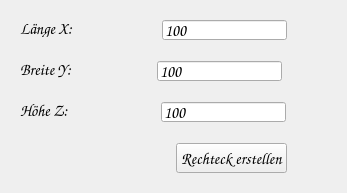
      <widget class="QWidget" name="tab_rechteck">
       <property name="sizePolicy">
        <sizepolicy hsizetype="Preferred" vsizetype="Minimum">
         <horstretch>0</horstretch>
         <verstretch>0</verstretch>
        </sizepolicy>
       </property>
       <property name="minimumSize">
        <size>
         <width>0</width>
         <height>160</height>
        </size>
       </property>
       <property name="maximumSize">
        <size>
         <width>16777215</width>
         <height>220</height>
        </size>
       </property>
       <attribute name="title">
        <string>Rechteck erstellen</string>
       </attribute>
       <layout class="QVBoxLayout" name="verticalLayout">
        <item>
         <widget class="QWidget" name="wg_x_roh" native="true">
          <property name="minimumSize">
           <size>
            <width>0</width>
            <height>32</height>
           </size>
          </property>
          <property name="maximumSize">
           <size>
            <width>16777215</width>
            <height>35</height>
           </size>
          </property>
          <layout class="QHBoxLayout" name="horizontalLayout">
           <item>
            <widget class="QLabel" name="lb_rechteck_laenge">
             <property name="sizePolicy">
              <sizepolicy hsizetype="Fixed" vsizetype="Fixed">
               <horstretch>0</horstretch>
               <verstretch>0</verstretch>
              </sizepolicy>
             </property>
             <property name="maximumSize">
              <size>
               <width>200</width>
               <height>50</height>
              </size>
             </property>
             <property name="font">
              <font>
               <family>Comic Sans MS</family>
               <pointsize>12</pointsize>
               <bold>false</bold>
              </font>
             </property>
             <property name="text">
              <string>Länge X: </string>
             </property>
             <property name="alignment">
              <set>Qt::AlignmentFlag::AlignLeading|Qt::AlignmentFlag::AlignLeft|Qt::AlignmentFlag::AlignVCenter</set>
             </property>
            </widget>
           </item>
           <item>
            <spacer name="horizontalSpacer_14">
             <property name="orientation">
              <enum>Qt::Orientation::Horizontal</enum>
             </property>
             <property name="sizeType">
              <enum>QSizePolicy::Policy::Fixed</enum>
             </property>
             <property name="sizeHint" stdset="0">
              <size>
               <width>80</width>
               <height>20</height>
              </size>
             </property>
            </spacer>
           </item>
           <item>
            <widget class="QLineEdit" name="le_rechteck_laenge">
             <property name="sizePolicy">
              <sizepolicy hsizetype="Fixed" vsizetype="Fixed">
               <horstretch>0</horstretch>
               <verstretch>0</verstretch>
              </sizepolicy>
             </property>
             <property name="minimumSize">
              <size>
               <width>100</width>
               <height>20</height>
              </size>
             </property>
             <property name="maximumSize">
              <size>
               <width>150</width>
               <height>25</height>
              </size>
             </property>
             <property name="font">
              <font>
               <family>Comic Sans MS</family>
               <pointsize>12</pointsize>
               <bold>false</bold>
              </font>
             </property>
             <property name="text">
              <string>100</string>
             </property>
            </widget>
           </item>
           <item>
            <spacer name="horizontalSpacer_17">
             <property name="orientation">
              <enum>Qt::Orientation::Horizontal</enum>
             </property>
             <property name="sizeHint" stdset="0">
              <size>
               <width>40</width>
               <height>20</height>
              </size>
             </property>
            </spacer>
           </item>
          </layout>
         </widget>
        </item>
        <item>
         <widget class="QWidget" name="wg_y_roh" native="true">
          <property name="minimumSize">
           <size>
            <width>0</width>
            <height>32</height>
           </size>
          </property>
          <property name="maximumSize">
           <size>
            <width>16777215</width>
            <height>35</height>
           </size>
          </property>
          <layout class="QHBoxLayout" name="horizontalLayout_2">
           <item>
            <widget class="QLabel" name="lb_rechteck_breite">
             <property name="sizePolicy">
              <sizepolicy hsizetype="Fixed" vsizetype="Fixed">
               <horstretch>0</horstretch>
               <verstretch>0</verstretch>
              </sizepolicy>
             </property>
             <property name="maximumSize">
              <size>
               <width>200</width>
               <height>50</height>
              </size>
             </property>
             <property name="font">
              <font>
               <family>Comic Sans MS</family>
               <pointsize>12</pointsize>
               <bold>false</bold>
              </font>
             </property>
             <property name="text">
              <string>Breite Y: </string>
             </property>
             <property name="alignment">
              <set>Qt::AlignmentFlag::AlignLeading|Qt::AlignmentFlag::AlignLeft|Qt::AlignmentFlag::AlignVCenter</set>
             </property>
            </widget>
           </item>
           <item>
            <spacer name="horizontalSpacer_15">
             <property name="orientation">
              <enum>Qt::Orientation::Horizontal</enum>
             </property>
             <property name="sizeType">
              <enum>QSizePolicy::Policy::Fixed</enum>
             </property>
             <property name="sizeHint" stdset="0">
              <size>
               <width>76</width>
               <height>20</height>
              </size>
             </property>
            </spacer>
           </item>
           <item>
            <widget class="QLineEdit" name="le_rechteck_breite">
             <property name="sizePolicy">
              <sizepolicy hsizetype="Fixed" vsizetype="Fixed">
               <horstretch>0</horstretch>
               <verstretch>0</verstretch>
              </sizepolicy>
             </property>
             <property name="minimumSize">
              <size>
               <width>100</width>
               <height>20</height>
              </size>
             </property>
             <property name="maximumSize">
              <size>
               <width>150</width>
               <height>25</height>
              </size>
             </property>
             <property name="font">
              <font>
               <family>Comic Sans MS</family>
               <pointsize>12</pointsize>
               <bold>false</bold>
              </font>
             </property>
             <property name="text">
              <string>100</string>
             </property>
            </widget>
           </item>
           <item>
            <spacer name="horizontalSpacer_18">
             <property name="orientation">
              <enum>Qt::Orientation::Horizontal</enum>
             </property>
             <property name="sizeHint" stdset="0">
              <size>
               <width>40</width>
               <height>20</height>
              </size>
             </property>
            </spacer>
           </item>
          </layout>
         </widget>
        </item>
        <item>
         <widget class="QWidget" name="wg_z_roh" native="true">
          <property name="minimumSize">
           <size>
            <width>0</width>
            <height>32</height>
           </size>
          </property>
          <property name="maximumSize">
           <size>
            <width>16777215</width>
            <height>35</height>
           </size>
          </property>
          <layout class="QHBoxLayout" name="horizontalLayout_3">
           <item>
            <widget class="QLabel" name="lb_rechteck_hoehe">
             <property name="sizePolicy">
              <sizepolicy hsizetype="Fixed" vsizetype="Fixed">
               <horstretch>0</horstretch>
               <verstretch>0</verstretch>
              </sizepolicy>
             </property>
             <property name="maximumSize">
              <size>
               <width>200</width>
               <height>50</height>
              </size>
             </property>
             <property name="font">
              <font>
               <family>Comic Sans MS</family>
               <pointsize>12</pointsize>
               <bold>false</bold>
              </font>
             </property>
             <property name="text">
              <string>Höhe Z:  </string>
             </property>
             <property name="alignment">
              <set>Qt::AlignmentFlag::AlignLeading|Qt::AlignmentFlag::AlignLeft|Qt::AlignmentFlag::AlignVCenter</set>
             </property>
            </widget>
           </item>
           <item>
            <spacer name="horizontalSpacer_16">
             <property name="orientation">
              <enum>Qt::Orientation::Horizontal</enum>
             </property>
             <property name="sizeType">
              <enum>QSizePolicy::Policy::Fixed</enum>
             </property>
             <property name="sizeHint" stdset="0">
              <size>
               <width>80</width>
               <height>20</height>
              </size>
             </property>
            </spacer>
           </item>
           <item>
            <widget class="QLineEdit" name="le_rechteck_hoehe">
             <property name="sizePolicy">
              <sizepolicy hsizetype="Fixed" vsizetype="Fixed">
               <horstretch>0</horstretch>
               <verstretch>0</verstretch>
              </sizepolicy>
             </property>
             <property name="minimumSize">
              <size>
               <width>100</width>
               <height>20</height>
              </size>
             </property>
             <property name="maximumSize">
              <size>
               <width>150</width>
               <height>25</height>
              </size>
             </property>
             <property name="font">
              <font>
               <family>Comic Sans MS</family>
               <pointsize>12</pointsize>
               <bold>false</bold>
              </font>
             </property>
             <property name="text">
              <string>100</string>
             </property>
            </widget>
           </item>
           <item>
            <spacer name="horizontalSpacer_19">
             <property name="orientation">
              <enum>Qt::Orientation::Horizontal</enum>
             </property>
             <property name="sizeHint" stdset="0">
              <size>
               <width>40</width>
               <height>20</height>
              </size>
             </property>
            </spacer>
           </item>
          </layout>
         </widget>
        </item>
        <item>
         <widget class="QWidget" name="wg_button_roh" native="true">
          <property name="minimumSize">
           <size>
            <width>0</width>
            <height>40</height>
           </size>
          </property>
          <property name="maximumSize">
           <size>
            <width>16777215</width>
            <height>50</height>
           </size>
          </property>
          <layout class="QHBoxLayout" name="horizontalLayout_4">
           <item>
            <spacer name="horizontalSpacer">
             <property name="orientation">
              <enum>Qt::Orientation::Horizontal</enum>
             </property>
             <property name="sizeType">
              <enum>QSizePolicy::Policy::Fixed</enum>
             </property>
             <property name="sizeHint" stdset="0">
              <size>
               <width>156</width>
               <height>20</height>
              </size>
             </property>
            </spacer>
           </item>
           <item>
            <widget class="QPushButton" name="pb_rechteck">
             <property name="minimumSize">
              <size>
               <width>0</width>
               <height>30</height>
              </size>
             </property>
             <property name="font">
              <font>
               <family>Comic Sans MS</family>
               <pointsize>12</pointsize>
               <bold>false</bold>
              </font>
             </property>
             <property name="text">
              <string>Rechteck erstellen</string>
             </property>
             <property name="autoDefault">
              <bool>true</bool>
             </property>
            </widget>
           </item>
           <item>
            <spacer name="horizontalSpacer_3">
             <property name="orientation">
              <enum>Qt::Orientation::Horizontal</enum>
             </property>
             <property name="sizeHint" stdset="0">
              <size>
               <width>40</width>
               <height>20</height>
              </size>
             </property>
            </spacer>
           </item>
          </layout>
         </widget>
        </item>
       </layout>
      </widget>
